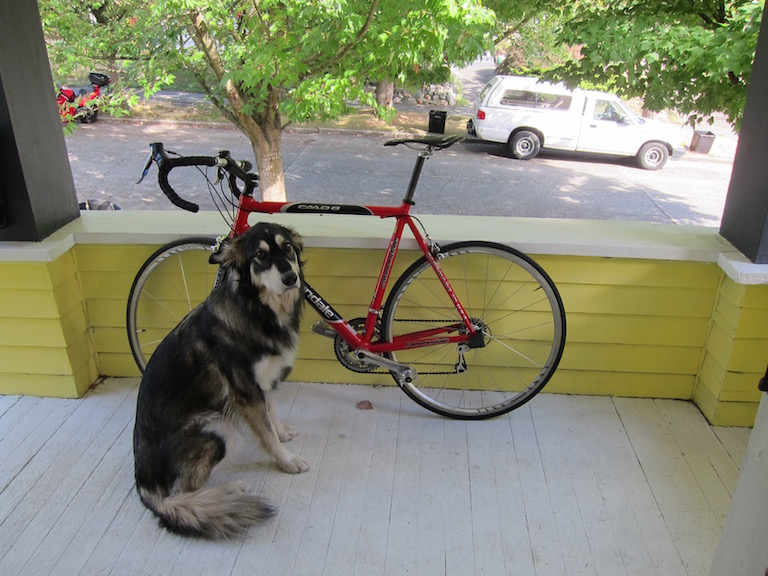
#> input picture 0301/EX1_file/dog.jpg, 768 x 576 px
$ python verification.py
#> lines starting #> are read from the running program, lines starting #| are printed output that depends on the picture
# In[]: 匯入package函式庫 執行後不會有結果產生
import matplotlib.pyplot as plt
import matplotlib.image as mpimg
from PIL import Image
import numpy as np
import cv2 as cv

# In[]: 驗證matplotlib是否可正確執行 執行後可以看到狗的照片與照片維度(576,768,3)印出
img = mpimg.imread('dog.jpg')
#> img is the input picture: shape (576, 768, 3); mean R, G, B 134.4, 135.7, 114.1
plt.imshow(img)
plt.show()
print(img.shape)
#| (576, 768, 3)

# In[]: 驗證pillow是否可正確執行 執行過後可以看到一個額外視窗顯示老鷹的照片
im = Image.open('eagle.jpg')
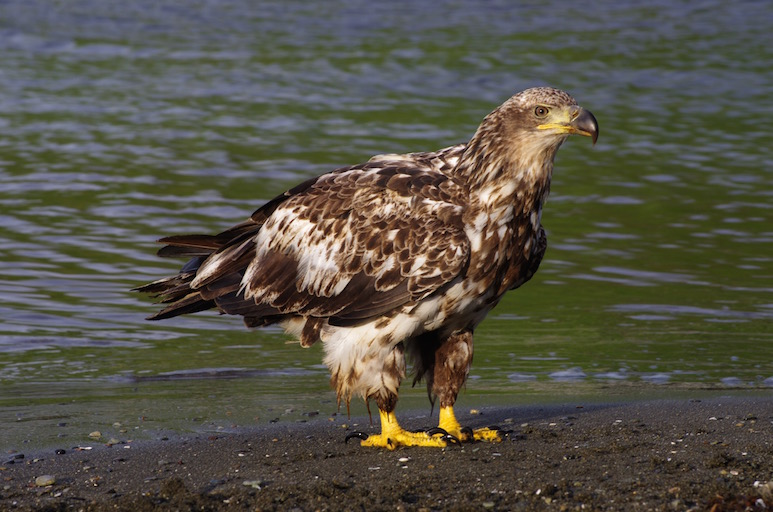
#> input picture 0301/EX1_file/eagle.jpg, 773 x 512 px
#> im is the input picture: PIL image 773x512 RGB; mean R, G, B 85.2, 82, 70.8
im.show()

# In[]: 驗證numpy是否可正確執行 執行之後可以看到兩欄矩陣和一行維度(4,2,2)印出
arr = np.arange(15).reshape(3,5)
print(arr)
print(arr.T)
arr = np.arange(16).reshape(2,2,4)
print(arr.transpose(2,1,0).shape)

# In[]: 驗證opencv是否可正確執行 執行後可看到資料夾中多一個horses_copy.jpg的圖片，與horses.jpg一模一樣
img = cv.imread('horses.jpg')
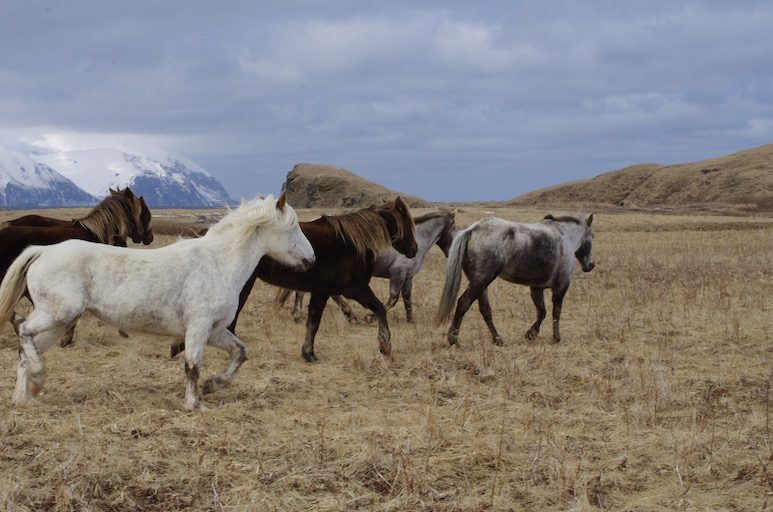
#> input picture 0301/EX1_file/horses.jpg, 773 x 512 px
#> img is the input picture: shape (512, 773, 3); mean B, G, R 125.2, 128.2, 133.3
cv.imwrite('horses_copy.jpg',img)

# In[]: 綜合驗證 執行後可以看到老鷹與轉置的老應
im_array = np.array(im)
plt.imshow(im_array)
plt.show()
im_array = im_array.transpose(1,0,2)
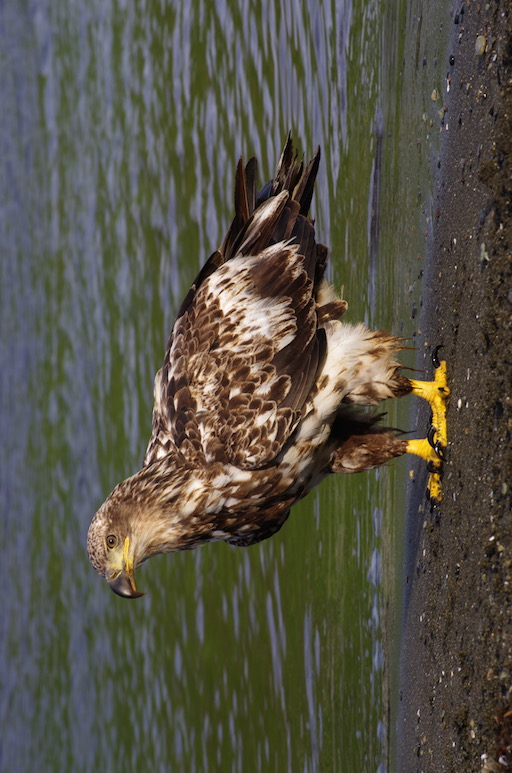
#> im_array: shape (773, 512, 3); mean R, G, B 85.2, 82, 70.8
plt.imshow(im_array)
plt.show()
print('劉世文 B093040051')

# %%
import cv2

def crop_and_resize_image(image_path, output_size=1024):
    """
    Reads an image, crops the largest square from the center, and resizes it to the specified size.

    Args:
    - image_path (str): The path to the image file.
    - output_size (int, optional): The size of the output image's width and height in pixels. Defaults to 1024.

    Returns:
    - The cropped and resized image as a numpy array.
    """
    # Load the image
    image = cv2.imread(image_path)

    # Determine the shortest side to crop the image to a square
#> (the run stopped early here; a loop or call above may not have finished)
